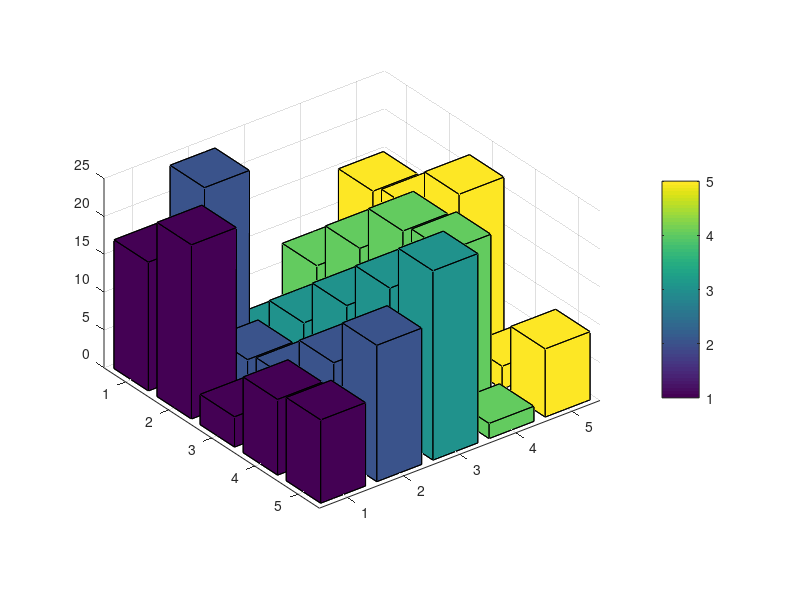

The MATLAB source for this figure: (Note: this script raises an error after producing the figure.)
Z = magic(5);
b = bar3(Z);
colorbar

for k = 1 : length(b)
    zdata = b(k).ZData;
    b(k).CData = zdata;
    b(k).FaceColor = 'interp';
end
